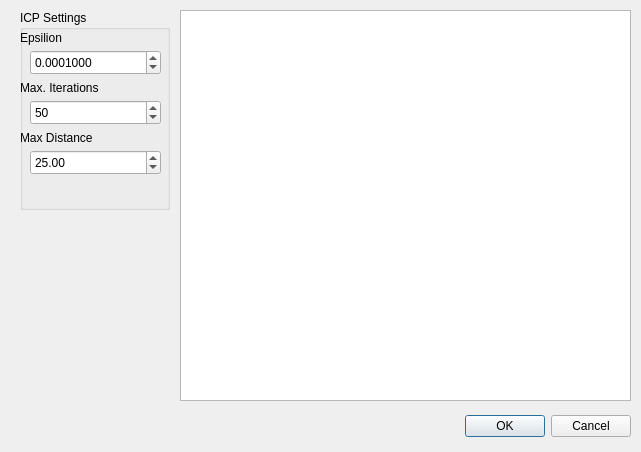
<?xml version="1.0" encoding="UTF-8"?>
<ui version="4.0">
 <class>Dialog</class>
 <widget class="QDialog" name="Dialog">
  <property name="geometry">
   <rect>
    <x>0</x>
    <y>0</y>
    <width>641</width>
    <height>452</height>
   </rect>
  </property>
  <property name="windowTitle">
   <string>Register Point Clouds Incrementally</string>
  </property>
  <widget class="QDialogButtonBox" name="buttonBox">
   <property name="geometry">
    <rect>
     <x>290</x>
     <y>410</y>
     <width>341</width>
     <height>32</height>
    </rect>
   </property>
   <property name="orientation">
    <enum>Qt::Horizontal</enum>
   </property>
   <property name="standardButtons">
    <set>QDialogButtonBox::Cancel|QDialogButtonBox::Ok</set>
   </property>
  </widget>
  <widget class="QListWidget" name="listWidget">
   <property name="geometry">
    <rect>
     <x>180</x>
     <y>10</y>
     <width>451</width>
     <height>391</height>
    </rect>
   </property>
   <property name="dragEnabled">
    <bool>true</bool>
   </property>
  </widget>
  <widget class="QGroupBox" name="groupBox">
   <property name="geometry">
    <rect>
     <x>20</x>
     <y>10</y>
     <width>150</width>
     <height>200</height>
    </rect>
   </property>
   <property name="minimumSize">
    <size>
     <width>0</width>
     <height>200</height>
    </size>
   </property>
   <property name="title">
    <string>ICP Settings</string>
   </property>
   <widget class="QDoubleSpinBox" name="spinBoxEpsilon">
    <property name="geometry">
     <rect>
      <x>10</x>
      <y>40</y>
      <width>131</width>
      <height>25</height>
     </rect>
    </property>
    <property name="decimals">
     <number>7</number>
    </property>
    <property name="maximum">
     <double>9999.989999999999782</double>
    </property>
    <property name="singleStep">
     <double>0.000001000000000</double>
    </property>
    <property name="value">
     <double>0.000100000000000</double>
    </property>
   </widget>
   <widget class="QLabel" name="labelEpsilon">
    <property name="geometry">
     <rect>
      <x>0</x>
      <y>20</y>
      <width>58</width>
      <height>15</height>
     </rect>
    </property>
    <property name="text">
     <string>Epsilion</string>
    </property>
   </widget>
   <widget class="QLabel" name="labelIterations">
    <property name="geometry">
     <rect>
      <x>0</x>
      <y>70</y>
      <width>121</width>
      <height>16</height>
     </rect>
    </property>
    <property name="text">
     <string>Max. Iterations</string>
    </property>
   </widget>
   <widget class="QSpinBox" name="spinBoxIterations">
    <property name="geometry">
     <rect>
      <x>10</x>
      <y>90</y>
      <width>131</width>
      <height>25</height>
     </rect>
    </property>
    <property name="maximum">
     <number>10000</number>
    </property>
    <property name="value">
     <number>50</number>
    </property>
   </widget>
   <widget class="QLabel" name="labelDistance">
    <property name="geometry">
     <rect>
      <x>0</x>
      <y>120</y>
      <width>121</width>
      <height>16</height>
     </rect>
    </property>
    <property name="text">
     <string>Max Distance</string>
    </property>
   </widget>
   <widget class="QDoubleSpinBox" name="spinBoxDistance">
    <property name="geometry">
     <rect>
      <x>10</x>
      <y>140</y>
      <width>131</width>
      <height>25</height>
     </rect>
    </property>
    <property name="value">
     <double>25.000000000000000</double>
    </property>
   </widget>
  </widget>
 </widget>
 <resources/>
 <connections>
  <connection>
   <sender>buttonBox</sender>
   <signal>accepted()</signal>
   <receiver>Dialog</receiver>
   <slot>accept()</slot>
   <hints>
    <hint type="sourcelabel">
     <x>248</x>
     <y>254</y>
    </hint>
    <hint type="destinationlabel">
     <x>157</x>
     <y>274</y>
    </hint>
   </hints>
  </connection>
  <connection>
   <sender>buttonBox</sender>
   <signal>rejected()</signal>
   <receiver>Dialog</receiver>
   <slot>reject()</slot>
   <hints>
    <hint type="sourcelabel">
     <x>316</x>
     <y>260</y>
    </hint>
    <hint type="destinationlabel">
     <x>286</x>
     <y>274</y>
    </hint>
   </hints>
  </connection>
 </connections>
</ui>
